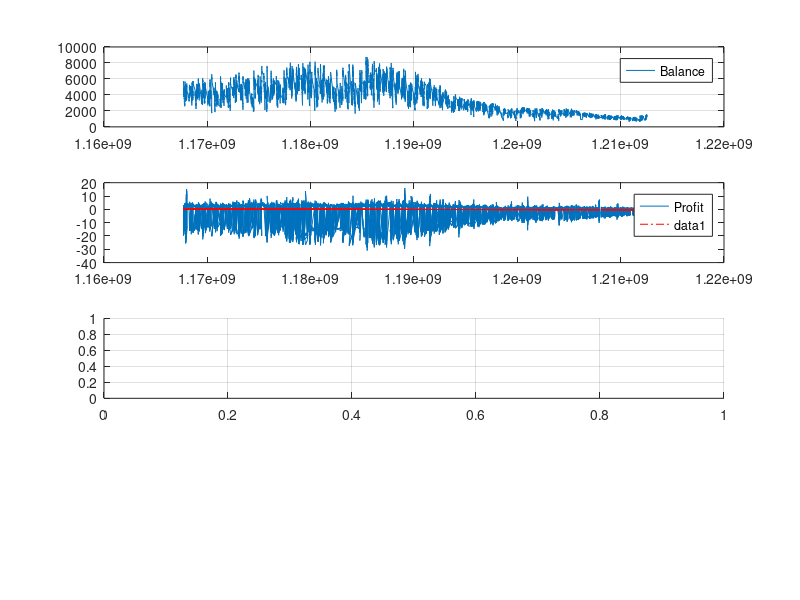

This figure's MATLAB source: (Note: this script raises an error after producing the figure.)
data = csvread('testOutput.csv',2,1)
%data2 = csvread('M1graphMACD.csv');
x = length(data(:,2));
subplot(4,1,1);
plot(data(1:x, 2), data(1:x,9));
hold on;
grid
legend('Balance');

subplot(4,1,2);
plot(data(1:x, 1), data(1:x,8));
legend('Profit');
%y = sum(data(1:x,7))
%y = y / length(data(1:x,8));
%plot(data(1:x, 1), y);
P = polyfit(data(1:x, 1), data(1:x,8), 1);
 yfit = P(1)*data(1:x, 1)+P(2);
    hold on;
    plot(data(1:x, 1),yfit,'r-.');

subplot(4,1,3);
%plot(data2(:,1), data2(:,4));
hold on;
%plot(data2(:,1), data2(:,5));
%plot(data2(:,1), zeros(1,x));
%plot(data(1:x, 1), b);
grid

legend('MACD','Signq','ZERO');

subplot(4,1,4);
plot(data(:, 1), data(:,3));
hold on
plot(data(:, 1), data(:,4));
grid
legend('Ask Price', 'Bid Price');
